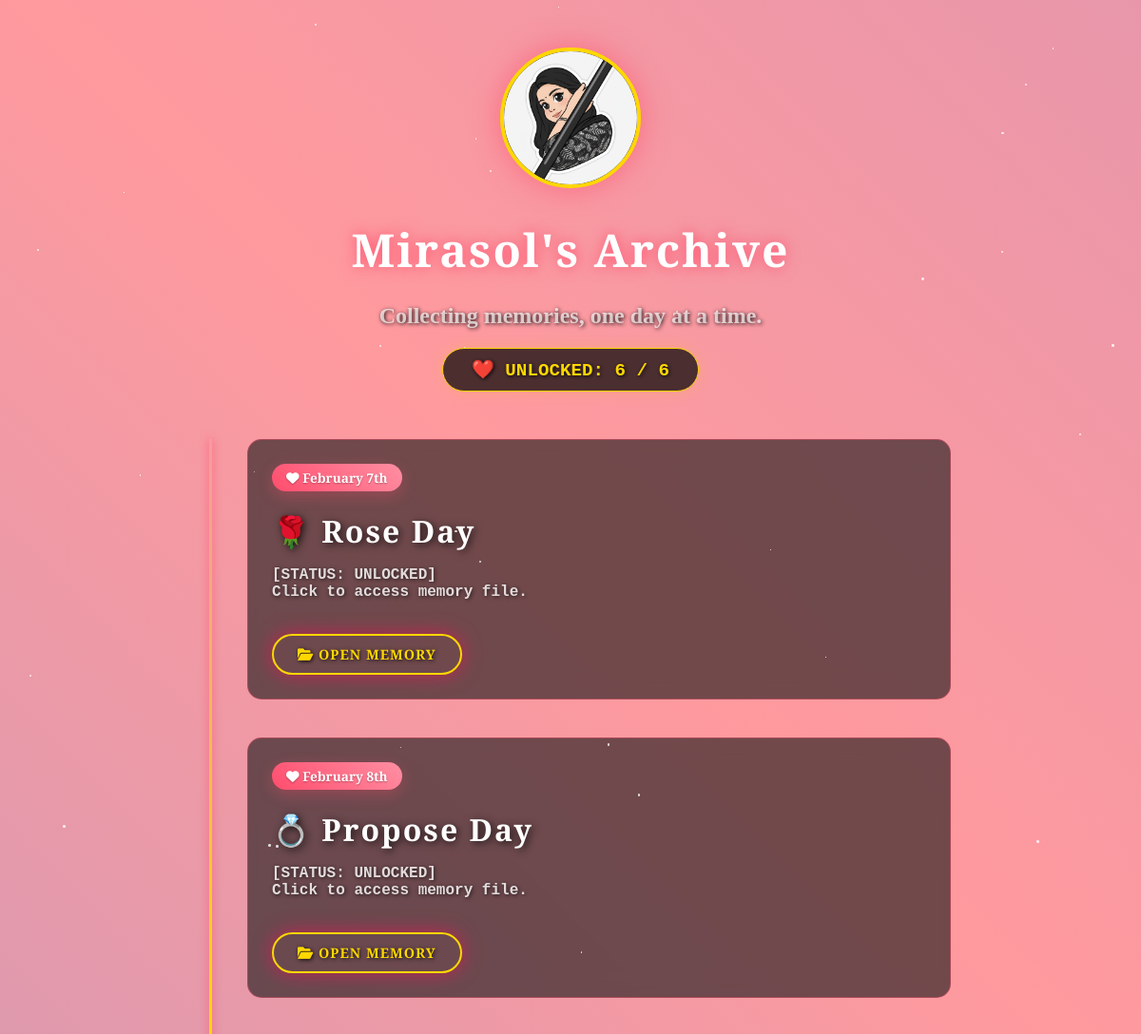
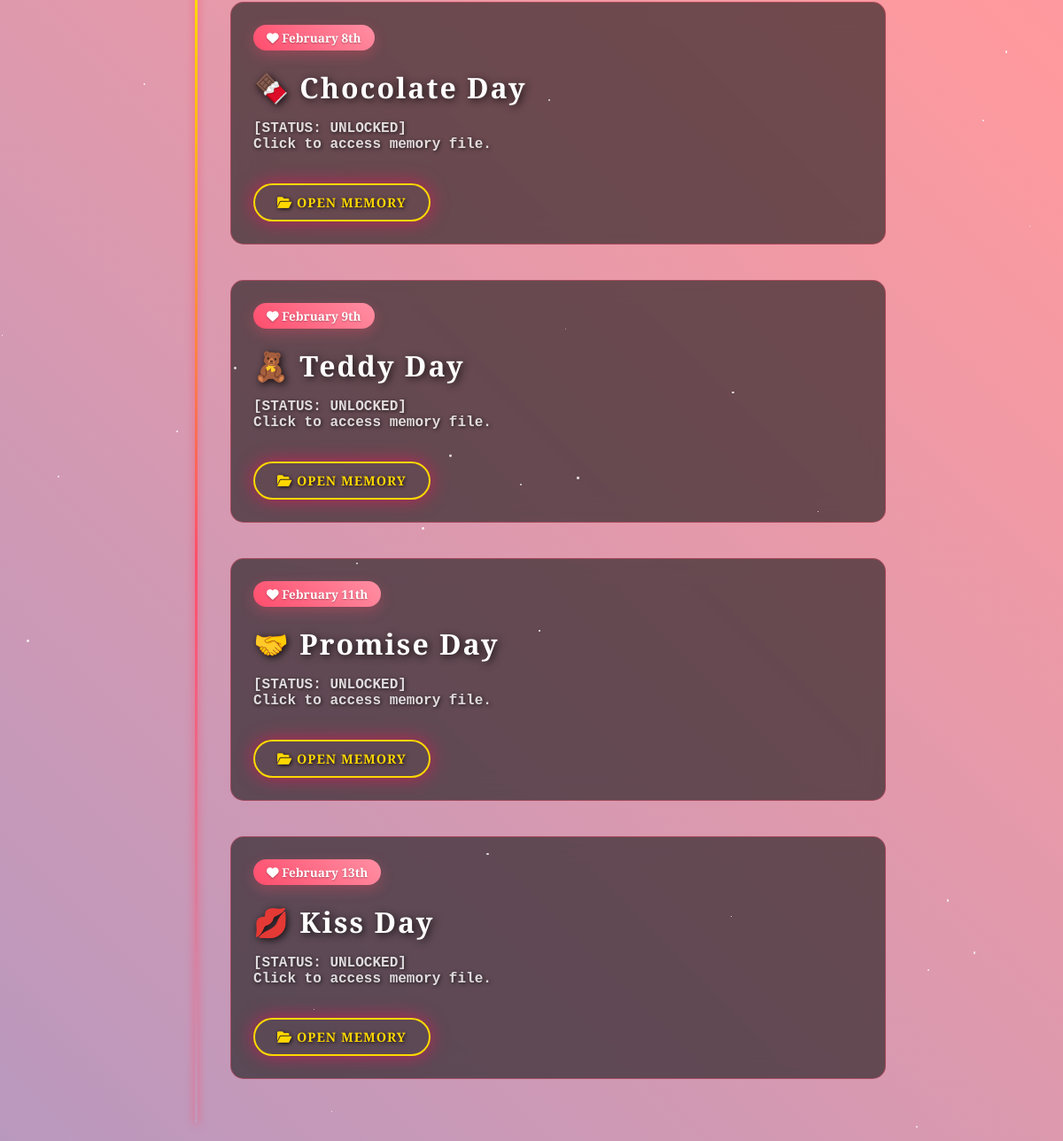
The app's page / (signed in), older data (2 pictures, top to bottom).
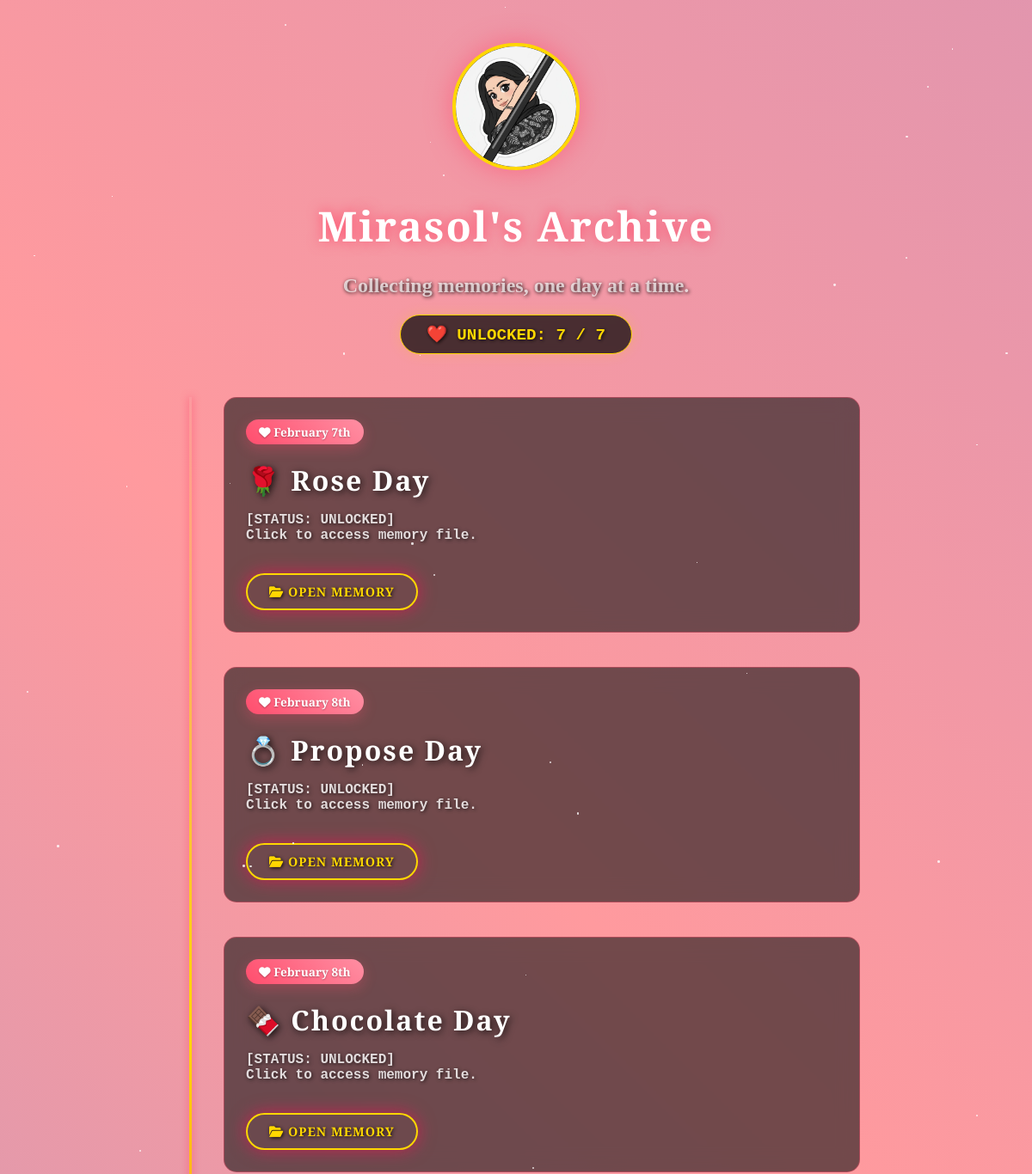
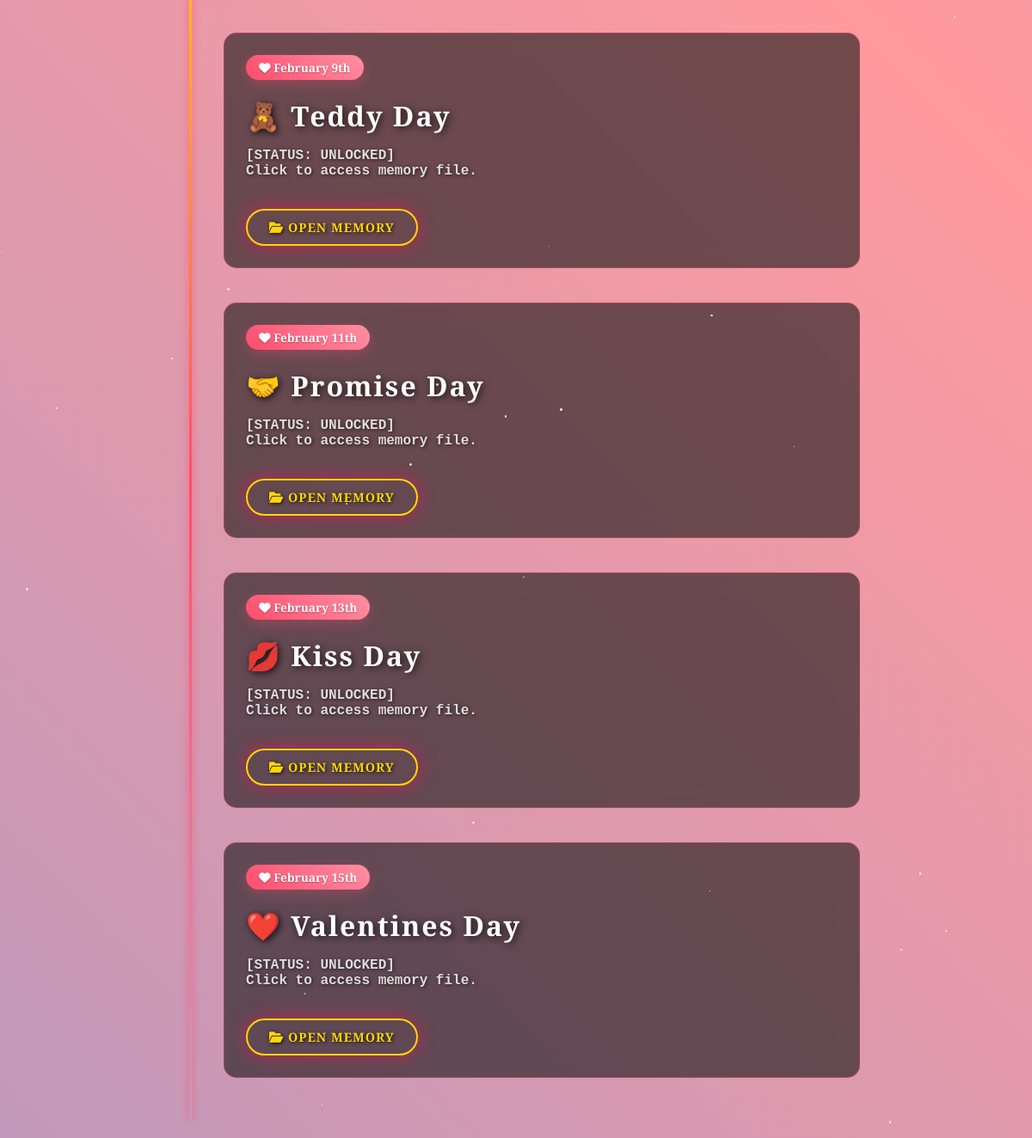
The same page, newer data (2 pictures, top to bottom).
### valentine/models.py (models this page shows, shortened)
class ValentineDay(models.Model):
    title = models.CharField(max_length=100)  # e.g., "Rose Day"
    date_to_unlock = models.DateField()       # e.g., 2026-02-07
    clue_question = models.CharField(max_length=255) # e.g., "Where did we first meet?"
    correct_answer = models.CharField(max_length=100) # e.g., "cubbon park"
    love_letter = models.TextField()
    photo = models.ImageField(upload_to='memories/', blank=True, null=True) # Her photos
    music = models.FileField(upload_to='music/', blank=True, null=True)     # Your songs (CTRL+HEART)

### valentine/views.py (the view)
# urls.py: path('', views.home, name='home'),
@login_required
def home(request):
    days = ValentineDay.objects.order_by('date_to_unlock')
    today = (timezone.now() + timedelta(hours=5, minutes=30)).date()
    score = sum(1 for d in days if d.date_to_unlock <= today)
    context = {
        'days': days,
        'today': today,
        'score': score,
    }
    return render(request, 'home.html', context)

### valentine/templates/home.html (shortened to what this page needs)
{% extends 'base.html' %}
{% load static %}
{% load humanize %}
{% block content %}
<div style="text-align: center; margin-bottom: 50px; margin-top: 30px; position: relative; z-index: 10;">
    <div style="
        width: 140px; height: 140px;
        border-radius: 50%;
        border: 4px solid #ffd700;
        box-shadow: 0 0 30px rgba(255, 77, 109, 0.6);
        margin: 0 auto 20px auto;
        overflow: hidden;
        background: #000;
        animation: float 4s ease-in-out infinite;
    ">
        <img src="{% static 'special/profile.jpeg' %}" alt="Mirasol"
             style="width: 100%; height: 100%; object-fit: cover;">
    </div>
    <h1 style="font-family: 'Cinzel', serif; font-size: 3rem; color: #fff; text-shadow: 0 0 15px #ff4d6d; margin-bottom: 10px;">
        Mirasol's Archive
    </h1>
    <p style="font-family: 'Dancing Script', cursive; font-size: 1.5rem; color: rgba(255,255,255,0.7); margin-bottom: 20px;">
        Collecting memories, one day at a time.
    </p>
    <div style="
        display: inline-block;
        background: rgba(0, 0, 0, 0.7);
        backdrop-filter: blur(5px);
        padding: 10px 30px;
        border-radius: 50px;
        border: 1px solid #ffd700;
        font-family: 'Courier New', monospace;
        color: #ffd700;
        font-weight: bold;
        font-size: 1.2rem;
        box-shadow: 0 0 15px rgba(255, 215, 0, 0.2);
    ">
        ❤️ UNLOCKED: {{ score }} / {{ days.count }}
    </div>
</div>
<div class="timeline-container">
    {% for day in days %}
        {% if day.date_to_unlock <= today %}
        <div class="timeline-card unlocked-card">
            <span class="date-badge">
                <i class="fas fa-heart"></i> {{ day.date_to_unlock|date:"F jS" }}
            </span>
            <h2 style="margin: 10px 0; font-size: 2rem; color: #fff; font-family: 'Cinzel', serif;">
                {% if "Rose" in day.title %}🌹
                {% elif "Propose" in day.title %}💍
                {% elif "Chocolate" in day.title %}🍫
                {% elif "Teddy" in day.title %}🧸
                {% elif "Promise" in day.title %}🤝
                {% elif "Hug" in day.title %}🤗
                {% elif "Kiss" in day.title %}💋
                {% else %}❤️{% endif %}
                {{ day.title }}
            </h2>
            <p style="opacity: 0.8; margin-bottom: 20px; font-family: 'Courier New', monospace;">
                [STATUS: UNLOCKED] <br> Click to access memory file.
            </p>
            <a href="{% url 'unlock_day' day.pk %}" class="btn-glow">
                <i class="fas fa-folder-open"></i> Open Memory
            </a>
        </div>
        {% endif %}
    {% empty %}
        <div style="text-align: center; padding: 50px; color: #fff;">
            <h2>Initializing Archive...</h2>
            <p>No data found in sector 7G.</p>
        </div>
    {% endfor %}
</div>
{% endblock %}

### valentine/templates/base.html (shortened to what this page needs)
{% load static %}
<!DOCTYPE html>
<html lang="en">
<head>
    <link rel="stylesheet" href="https://cdnjs.cloudflare.com/ajax/libs/font-awesome/6.0.0/css/all.min.css">
</head>
<body>
    <div style="padding: 20px;">
        {% block content %}
        {% endblock %}
    </div>
</body>
</html>

### valentine/templates/base.html (style rules this page uses)
:root { --primary: #ff0a54; --gold: #ffd700; --glass: rgba(20, 10, 30, 0.4); --glass-border: rgba(255, 255, 255, 0.3); --text-glow: 0 0 10px rgba(255, 255, 255, 0.8); }
body { margin: 0; font-family: 'Playfair Display', serif; background: linear-gradient(45deg, #2b1055, #7597de, #ff9a9e, #a18cd1); background-size: 400% 400%; animation: gradientBG 15s ease infinite; min-height: 100vh; color: #fff; overflow-x: hidden; }
h1, h2, h3 { font-family: 'Cinzel', serif; font-weight: 700; text-shadow: 2px 2px 8px rgba(0,0,0,0.8); letter-spacing: 2px; color: #fff; }
p, span, a, div { text-shadow: 1px 1px 4px rgba(0,0,0,0.9); font-weight: 600; }
.btn-glow { font-family: 'Cinzel', serif; background: linear-gradient(45deg, #ff0a54, #ff477e); color: white; border: 1px solid white; padding: 15px 40px; border-radius: 50px; font-weight: 700; text-transform: uppercase; text-decoration: none; display: inline-block; box-shadow: 0 0 20px rgba(255, 10, 84, 0.6); transition: 0.3s; }

### valentine/templates/home.html (style rules this page uses)
.timeline-container { display: flex; flex-direction: column; gap: 40px; position: relative; padding-bottom: 50px; max-width: 800px; margin: 0 auto; }
.timeline-container::before { content: ''; position: absolute; left: 20px; top: 0; bottom: 0; width: 3px; background: linear-gradient(to bottom, transparent, #ffd700, #ff4d6d, transparent); box-shadow: 0 0 10px #ff4d6d; z-index: 0; }
.timeline-card { background: rgba(20, 20, 20, 0.6); backdrop-filter: blur(12px); -webkit-backdrop-filter: blur(12px); border: 1px solid rgba(255, 215, 0, 0.1); border-radius: 15px; padding: 25px; margin-left: 60px; position: relative; transition: all 0.4s ease; overflow: hidden; }
.unlocked-card { border: 1px solid rgba(255, 77, 109, 0.4); }
.date-badge { display: inline-block; background: linear-gradient(45deg, #ff4d6d, #ff8fa3); padding: 5px 15px; border-radius: 50px; font-size: 0.85rem; font-weight: bold; margin-bottom: 10px; color: white; text-shadow: 0 1px 2px rgba(0,0,0,0.3); box-shadow: 0 5px 15px rgba(255, 77, 109, 0.3); }
.btn-glow { display: inline-block; margin-top: 15px; padding: 10px 25px; background: transparent; border: 2px solid #ffd700; color: #ffd700; border-radius: 30px; text-decoration: none; font-weight: bold; transition: 0.3s; text-transform: uppercase; letter-spacing: 1px; font-size: 0.9rem; }

Row changes from the older to the newer data that the page shows:
added ValentineDay: date_to_unlock "February 15th", title "Valentines Day"
Text that changed along with them:
{{ score }}: "6" → "7"
{{ days.count }}: "6" → "7"
